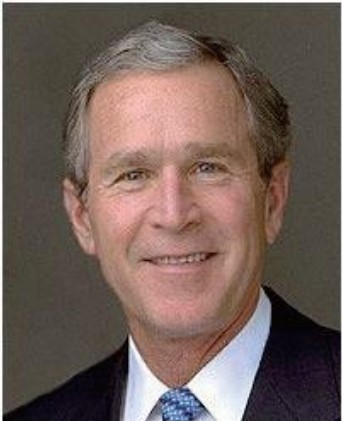
#> input picture openCV_class(cv2)/10_segmentation/img/face1.jpg, 342 x 421 px
$ python 'l_영상모핑(morphing).py'
#> lines starting #> are read from the running program, lines starting #| are printed output that depends on the picture
#"모핑(morphing)"은 일반적으로 두 개 이상의 이미지를 서로 자연스럽게 변형하여 결합하는 과정
import cv2
import numpy as np

# 이미지 불러오기
face1 = cv2.imread('img/face1.jpg')
#> face1 is the input picture: shape (421, 342, 3); mean B, G, R 88.7, 95.4, 113.2
face2 = cv2.imread('img/face2.jpg')
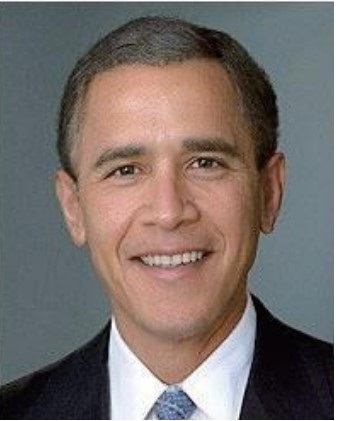
#> input picture openCV_class(cv2)/10_segmentation/img/face2.jpg, 342 x 421 px
#> face2 is the input picture: shape (421, 342, 3); mean B, G, R 108.4, 112.1, 121.5

# 두 이미지의 크기와 위치가 같아야 함
if face1.shape != face2.shape:
    print("이미지의 크기와 형식이 같아야 합니다.")
    exit()

# 모핑 파라미터 (0~1 사이의 값)
alpha = 0.3  # face1에 대한 가중치
beta = 1.0 - alpha  # face2에 대한 가중치

# 모핑 수행
morphed_face = cv2.addWeighted(face1, alpha, face2, beta, 0)
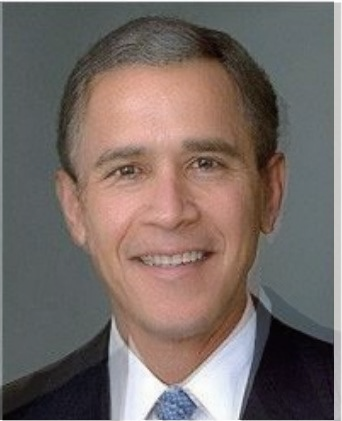
#> morphed_face: shape (421, 342, 3); mean B, G, R 102.5, 107.1, 119

# 결과 보기
cv2.imshow('Face1', face1)
cv2.imshow('Face2', face2)
cv2.imshow('Morphed Face', morphed_face)
cv2.waitKey(0)
cv2.destroyAllWindows()
